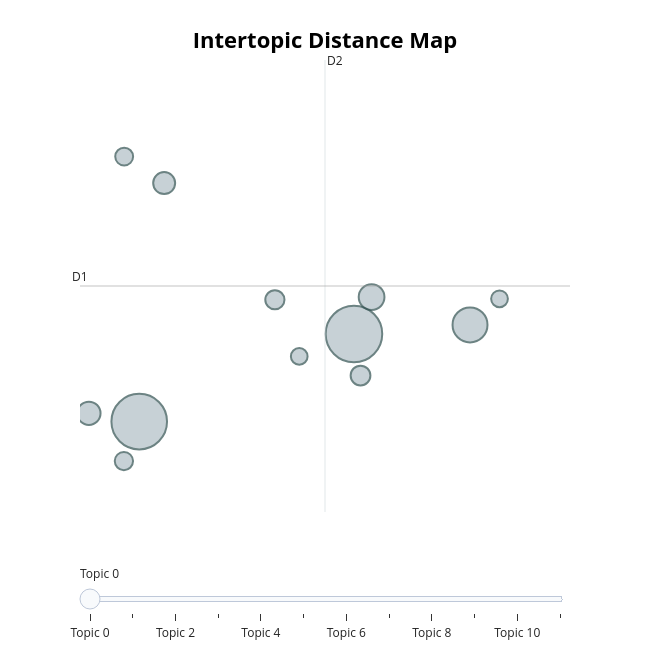

The code cell stored with this chart in its notebook:
### Code cell
topic_model.visualize_topics()

### Figure 1 — Plotly figure (JSON) as saved in the notebook; plotly's stock layout.template omitted (floating-point values rounded to 4 significant figures)
{"data": [{"customdata": [[0, "overall | pay | check | hotel | staff", 9403], [1, "time | hotel | stay | fine | glasgow", 9089], [2, "buffet | option | cafe | house cafe | house", 3586], [3, "gym | fitness | fitness facility | facility | pay", 1950], [4, "belfast | stay belfast | visit belfast | hotel | time", 1596], [5, "bathroom | bathroom area | area | clean | leave", 1419], [6, "pool | overall pool | stay | overall | pay", 1147], [7, "fi | wi | wi fi | overall wi fi | overall wi", 1081], [8, "base | ask base | base visit | ask base visit | ask", 984], [9, "carpet | clean | overall carpet | pay | stay", 939], [10, "breakfast | overall breakfast | overall | pay | breakfast acceptable", 826], [11, "lounge | overall lounge | overall | pay | lounge standard", 817]], "hovertemplate": "<b>Topic %{customdata[0]}</b><br>%{customdata[1]}<br>Size: %{customdata[2]}", "legendgroup": "", "marker": {"color": "#B0BEC5", "line": {"color": "DarkSlateGrey", "width": 2}, "size": [9403, 9089, 3586, 1950, 1596, 1419, 1147, 1081, 984, 939, 826, 817], "sizemode": "area", "sizeref": 5.877, "symbol": "circle"}, "mode": "markers", "name": "", "orientation": "v", "showlegend": false, "type": "scatter", "x": [2.682, 0.9062, 3.642, 2.828, 0.4899, 1.112, 2.736, 2.028, 0.7794, 0.7817, 3.886, 2.229], "xaxis": "x", "y": [6.121, 4.972, 6.241, 6.606, 5.081, 8.102, 5.577, 6.571, 4.453, 8.45, 6.583, 5.828], "yaxis": "y"}], "layout": {"annotations": [{"showarrow": false, "text": "D1", "x": 0.4164, "y": 6.752, "yshift": 10}, {"showarrow": false, "text": "D2", "x": 2.442, "xshift": 10, "y": 9.718}], "height": 650, "hoverlabel": {"bgcolor": "white", "font": {"family": "Rockwell", "size": 16}}, "legend": {"itemsizing": "constant", "tracegroupgap": 0}, "margin": {"t": 60}, "shapes": [{"line": {"color": "#CFD8DC", "width": 2}, "type": "line", "x0": 2.442, "x1": 2.442, "y0": 3.785, "y1": 9.718}, {"line": {"color": "#9E9E9E", "width": 2}, "type": "line", "x0": 0.4164, "x1": 4.468, "y0": 6.752, "y1": 6.752}], "sliders": [{"active": 0, "pad": {"t": 50}, "steps": [{"args": [{"marker.color": [["red", "#B0BEC5", "#B0BEC5", "#B0BEC5", "#B0BEC5", "#B0BEC5", "#B0BEC5", "#B0BEC5", "#B0BEC5", "#B0BEC5", "#B0BEC5", "#B0BEC5"]]}], "label": "Topic 0", "method": "update"}, {"args": [{"marker.color": [["#B0BEC5", "red", "#B0BEC5", "#B0BEC5", "#B0BEC5", "#B0BEC5", "#B0BEC5", "#B0BEC5", "#B0BEC5", "#B0BEC5", "#B0BEC5", "#B0BEC5"]]}], "label": "Topic 1", "method": "update"}, {"args": [{"marker.color": [["#B0BEC5", "#B0BEC5", "red", "#B0BEC5", "#B0BEC5", "#B0BEC5", "#B0BEC5", "#B0BEC5", "#B0BEC5", "#B0BEC5", "#B0BEC5", "#B0BEC5"]]}], "label": "Topic 2", "method": "update"}, {"args": [{"marker.color": [["#B0BEC5", "#B0BEC5", "#B0BEC5", "red", "#B0BEC5", "#B0BEC5", "#B0BEC5", "#B0BEC5", "#B0BEC5", "#B0BEC5", "#B0BEC5", "#B0BEC5"]]}], "label": "Topic 3", "method": "update"}, {"args": [{"marker.color": [["#B0BEC5", "#B0BEC5", "#B0BEC5", "#B0BEC5", "red", "#B0BEC5", "#B0BEC5", "#B0BEC5", "#B0BEC5", "#B0BEC5", "#B0BEC5", "#B0BEC5"]]}], "label": "Topic 4", "method": "update"}, {"args": [{"marker.color": [["#B0BEC5", "#B0BEC5", "#B0BEC5", "#B0BEC5", "#B0BEC5", "red", "#B0BEC5", "#B0BEC5", "#B0BEC5", "#B0BEC5", "#B0BEC5", "#B0BEC5"]]}], "label": "Topic 5", "method": "update"}, {"args": [{"marker.color": [["#B0BEC5", "#B0BEC5", "#B0BEC5", "#B0BEC5", "#B0BEC5", "#B0BEC5", "red", "#B0BEC5", "#B0BEC5", "#B0BEC5", "#B0BEC5", "#B0BEC5"]]}], "label": "Topic 6", "method": "update"}, {"args": [{"marker.color": [["#B0BEC5", "#B0BEC5", "#B0BEC5", "#B0BEC5", "#B0BEC5", "#B0BEC5", "#B0BEC5", "red", "#B0BEC5", "#B0BEC5", "#B0BEC5", "#B0BEC5"]]}], "label": "Topic 7", "method": "update"}, {"args": [{"marker.color": [["#B0BEC5", "#B0BEC5", "#B0BEC5", "#B0BEC5", "#B0BEC5", "#B0BEC5", "#B0BEC5", "#B0BEC5", "red", "#B0BEC5", "#B0BEC5", "#B0BEC5"]]}], "label": "Topic 8", "method": "update"}, {"args": [{"marker.color": [["#B0BEC5", "#B0BEC5", "#B0BEC5", "#B0BEC5", "#B0BEC5", "#B0BEC5", "#B0BEC5", "#B0BEC5", "#B0BEC5", "red", "#B0BEC5", "#B0BEC5"]]}], "label": "Topic 9", "method": "update"}, {"args": [{"marker.color": [["#B0BEC5", "#B0BEC5", "#B0BEC5", "#B0BEC5", "#B0BEC5", "#B0BEC5", "#B0BEC5", "#B0BEC5", "#B0BEC5", "#B0BEC5", "red", "#B0BEC5"]]}], "label": "Topic 10", "method": "update"}, {"args": [{"marker.color": [["#B0BEC5", "#B0BEC5", "#B0BEC5", "#B0BEC5", "#B0BEC5", "#B0BEC5", "#B0BEC5", "#B0BEC5", "#B0BEC5", "#B0BEC5", "#B0BEC5", "red"]]}], "label": "Topic 11", "method": "update"}]}], "title": {"font": {"color": "Black", "size": 22}, "text": "<b>Intertopic Distance Map</b>", "x": 0.5, "xanchor": "center", "y": 0.95, "yanchor": "top"}, "width": 650, "xaxis": {"anchor": "y", "domain": [0, 1], "range": [0.4164, 4.468], "title": {"text": ""}, "visible": false}, "yaxis": {"anchor": "x", "domain": [0, 1], "range": [3.785, 9.718], "title": {"text": ""}, "visible": false}}}
